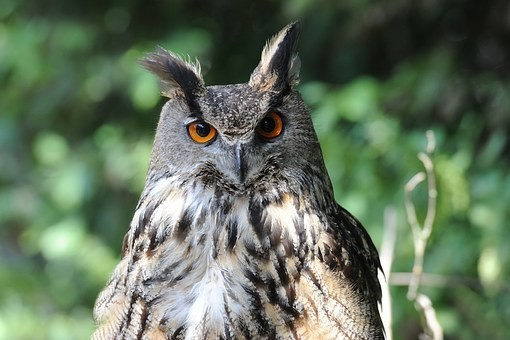
#> input picture FFT_sample/owl.jpg, 510 x 340 px
$ python image_fft.py
#> lines starting #> are read from the running program, lines starting #| are printed output that depends on the picture; long printed decimals are rounded
from PIL import Image
import numpy as np
import matplotlib.pyplot as plt

freq_offset = 300  # ignore the DC part

def get_fft(img_name):
	# Open the image form working directory
#> called with img_name = 'owl.jpg'
	image = Image.open(img_name).convert('L')
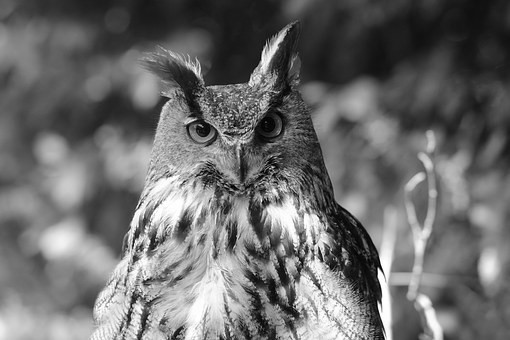
#> image: PIL image 510x340 L; min 0, max 255, mean 107.8

	# summarize some details about the image
	# show the image
	data = np.asarray(image)
	print(data.shape)
#| (340, 510)
	y = np.ndarray.flatten(data)
	z = np.abs(np.fft.fft(y).real[freq_offset:3000])
#> z = 2700 values, max 947115.1 at index 1062, min 1.02 at index 214, mean 15896.6
	image.close()
	return z


def plot_space(img_name):
	# Open the image form working directory
	image = Image.open(img_name).convert('L')

	# summarize some details about the image
	# show the image
	data = np.asarray(image)
	print(data.shape)
	y = np.ndarray.flatten(data)
	x = np.arange(len(y))
	x = [n+freq_offset for n in x]


	# plotting
	plt.title("time domain graph")
	plt.xlabel("X axis")
	plt.ylabel("Y axis")
	plt.plot(x, y, color="green")
	plt.show()
	image.close()


def plot_freq(img_name):
	z = get_fft(img_name)
	x = np.arange(len(z))
#> x = 2700 values from 0 to 2699
	x = [n + freq_offset for n in x]
#> x = 2700 values from 300 to 2999
	plt.title("frequency domain graph")
	plt.xlabel("discrete frequency")
	plt.ylabel("frequency strength")
	plt.plot(x, z, color="green")
	plt.show()
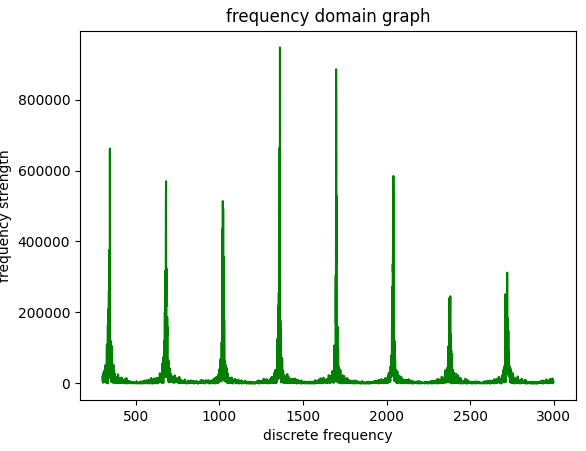
#> figure drawn by matplotlib, 1 panel; curve peaks at x = 1362, y = 947115.1


def display_freq(img_name):
	# Open the image form working directory
	image = Image.open(img_name).convert('L')

	# summarize some details about the image
	# show the image
	data = np.asarray(image)
	print(data.shape)
	y = np.ndarray.flatten(data)
	x = np.arange(len(y))

	z = np.fft.fft(y).real

if __name__ == '__main__':
	name = "owl.jpg"
	# plot_space(name)
	plot_freq(name)
	z = get_fft(name)
#| (340, 510)
	max = 0
	max_index = 0
	for i in range(len(z)):
		if z[i] > max:
			max = z[i]
			max_index = i
#> this loop made 2700 passes
#> max on passes 1, 2, 5, 10, 13, 19, 26, 27, 31, 32, 33, 35: 8336, 21912.5, 29445, 33195.2, 36723.3, 51592.3, 73726, 109324.4, 109997.2, 111973.4, 164304.9, 209190.2
#> after the loop, max = 947115.1; max_index = 1062
	print(max)
#| 947115.094
	print(max_index)
#| 1062

$ run again, with FFT_sample/zebra.jpg copied over FFT_sample/owl.jpg
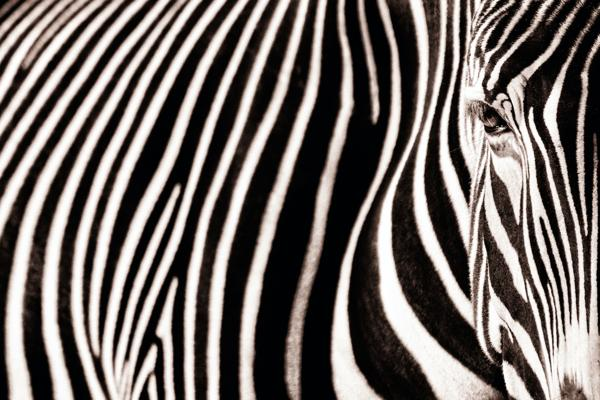
#> input picture FFT_sample/zebra.jpg, 600 x 400 px
#| (400, 600)
#> in get_fft, `z = np.abs(np.fft.fft(y).real[freq_offset:3000])`: z = 2700 values, max 2840724.5 at index 100, min 2.59 at index 1406, mean 20990.6
#> in plot_freq, `x = np.arange(len(z))`: x = 2700 values from 0 to 2699
#> in plot_freq, `x = [n + freq_offset for n in x]`: x = 2700 values from 300 to 2999
#> in plot_freq, `plt.show()`:
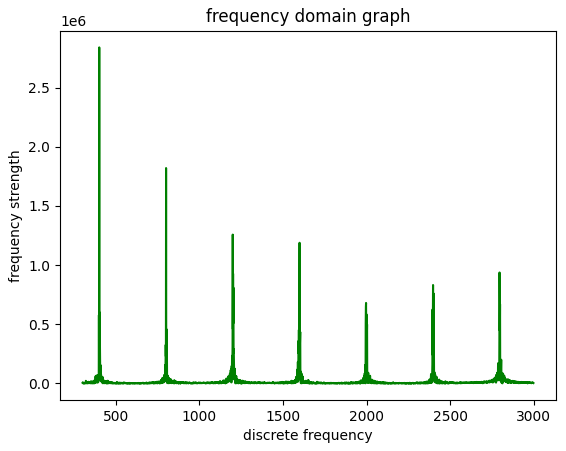
#> figure drawn by matplotlib, 1 panel; curve peaks at x = 400, y = 2840724.5
#| (400, 600)
#> the loop `for i in range(len(z)):` made 2700 passes
#> max on passes 1, 3, 5, 21, 73, 75, 79, 85: 5073.4, 5117.8, 6022.2, 21612.3, 25304.4, 27710.6, 60596.3, 67193.5
#> after the loop `for i in range(len(z)):`: max = 2840724.5; max_index = 100
#| 2840724.545
#| 100
